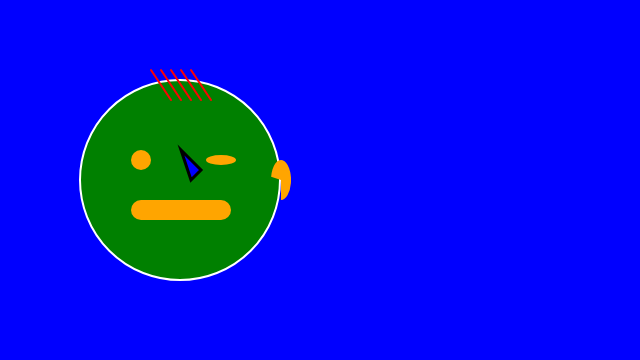
Frame 1 (no input)
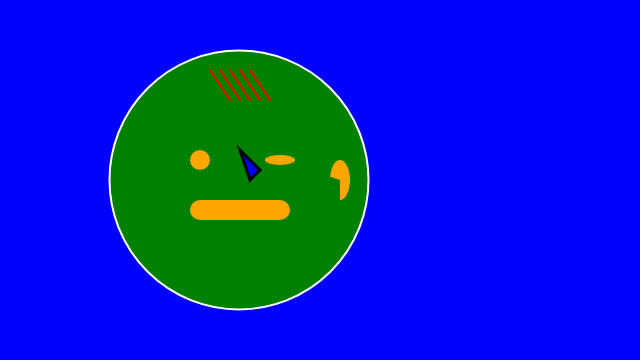
Frame 60 (no input)
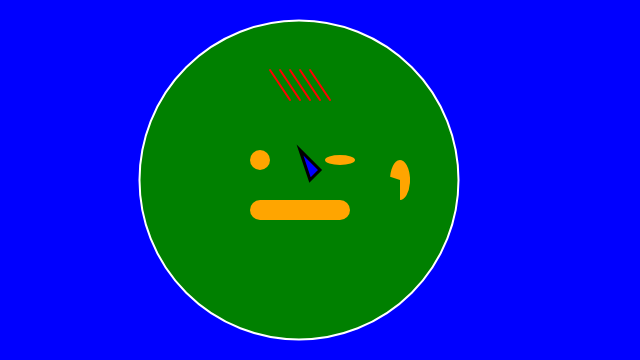
Frame 120 (the mouse pressed at the canvas centre since frame 60)

The p5.js sketch that drew these frames (run headless with seeded random() and noise() and a simulated clock; from frame 60 on, the mouse is pressed at the canvas centre):

// p5.js sketch
// ── sketch.js
/*
//anthony hernandez
//mmp210
//sketch with variiables
*/


// global scope
//position variables
var x = 180; //origin for face
var y = 180;
var s = 200;

function setup() {
	createCanvas(640, 360);
}

	//shapes that are only 

function draw() {
	background("blue");
	fill("green");
	stroke("white");
	strokeWeight(2);
	//face area
	ellipse(x, y, s);//face

	x++;
	s++;

	noStroke()

	fill("orange")
	ellipse(x - 40, y-20, 20);//left eye
	ellipse(x + 40, y-20, 30, 10)//right eye

	rect(x-50 , y+20, 100, 20, 10);//mouth

	arc(x + 100, y, 20, 40, 60, HALF_PI, -HALF_PI)// right outer ear
	arc(x + 100, y, 20, 20, 30, HALF_PI, -HALF_PI)// right inner ear

	//shapes that are only xy points
	stroke("red")

	line(x-30, y-110, x-10, y-80)
	line(x-20, y-110, x, y-80)
	line(x-10, y-110, x+10, y-80)
	line(x, y-110, x+20, y-80)
	line(x+10, y-110, x+30, y-80)

	fill("blue")
	stroke("black")
	strokeWeight(3)

	triangle(x+10, y, x+20, y-10, x, y-30)
}
// ── SelfsketchV.js
/*
Anthony Hernandez
self portrait
mmp210
*/

//gloabal possition
var x = 320
var y = 180
var s = 200	

function setup() {
	createCanvas(640, 360);
}

	//shapes that are only 

function draw() {

	background("blue");

//facial area

	x=mouseX; 
	y=mouseY;

	fill('tan');
	stroke('black');
	ellipse(x, y, s);//face

	//x++;
	//s++;

//eyes
	fill('white')
	ellipse(x+40, y-10, s-160, 30, 10);//right eye
	ellipse(x-40, y-10, s-160, 30, 10);//left eye

	color(mouseX)
	ellipse(x+40, y-10, s-171);//right pupil
	ellipse(x-40, y-10, s-171);//left pupil

//nose
	fill('black')
	line(x, y+30, x-12, y+25);
	line(x, y+30, x+12, y+25);
	line(x+6, y-10, x+12, y+25);
	line(x+6, y-10, x+12, y-20);

//mouth
	fill('black');
	rect(x-40, y+50, 80, 2, 10);//mouth

//mustache
	fill('black');
	line(x-2,y+35, x-40, y+45);
	line(x+2, y+35, x+40, y+45);
	line(x, y+60, x, y+70);

//eyebrows
	line(x-20, y-35, x-60, y-35)
	line(x+20, y-35, x+60, y-35)

//hair
	fill('black');
	stroke('white');
	strokeWeight('1');
	quad(x+40, y-100, x+100, y-70, x+100, y-20, x+20, y-70);//hair right
	quad(x+40, y-110, x-100, y-90, x-100, y-20, x+50, y-90);//hair left

	quad(x+90, y-40, x+90, y+10, x+100, y+10, x+105, y-40);//sideburn right
	quad(x-105, y-40, x-100, y+10, x-90, y+10, x-90, y-40);//sideburn left


}
// ── sketch2.js
// sketch with variables

function setup() {
	createCanvas(640, 360);
}

	//shapes that are only 

function draw() {
	background("blue");
	ellipse(320, 180, 100)
	triangle(320, 190, 240, 110,270, 180)
	triangle(320, 190, 400, 110,370, 180)
}
